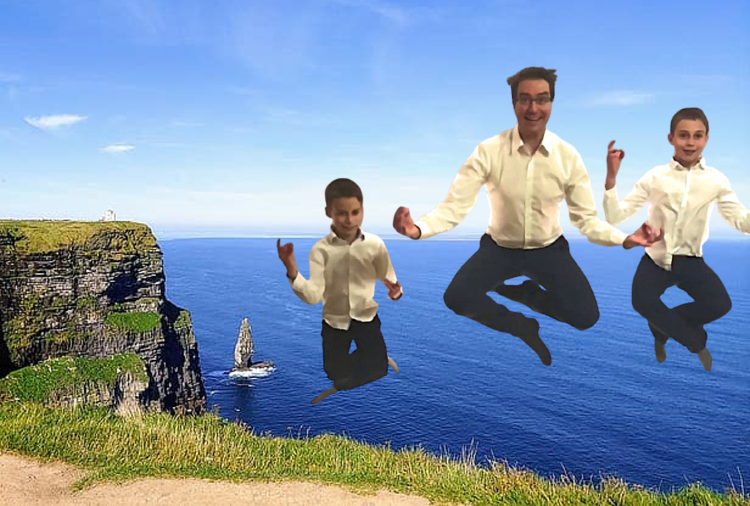
#> input picture docker/pytorch-neural-style-transfer/src/data/content-images/family_jump_08.jpg, 1500 x 1012 px (shown at 1/2 size)
$ python -i origcolor.py   (imports and definitions only)
#> lines starting #> are read from the running program, lines starting #| are printed output that depends on the picture
#!/usr/bin/env python
import numpy as np
import cv2 as cv2

def save_image(path, image):
    cv2.cv2.imwrite(path, image)

def read_image(path):
    img = cv2.cv2.imread(path, cv2.cv2.IMREAD_COLOR)

    return img


def to_original_colors(content_image, output_image):
    h, w, _ = output_image.shape

    content_image = cv2.cv2.resize(content_image, dsize=(int(w), int(h)), interpolation=cv2.cv2.INTER_AREA)

    content_cvt = cv2.cv2.cvtColor(content_image, cv2.cv2.COLOR_BGR2YUV)
    output_cvt = cv2.cv2.cvtColor(output_image, cv2.cv2.COLOR_BGR2YUV)

    c1, _, _ = cv2.cv2.split(output_cvt)
    _, c2, c3 = cv2.cv2.split(content_cvt)
    merged = cv2.cv2.merge((c1, c2, c3))
    dst = cv2.cv2.cvtColor(merged, cv2.cv2.COLOR_YUV2BGR).astype(np.float32)
    # dst = preprocess(dst)

    return dst

>>> import cv2
>>> picture = cv2.imread('data/content-images/family_jump_08.jpg', cv2.IMREAD_GRAYSCALE)
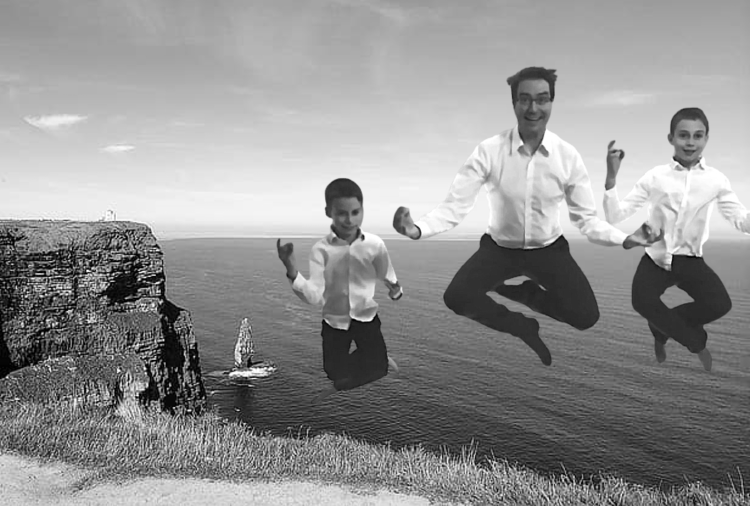
#> picture: shape (1012, 1500) (shown at 1/2 size); min 0, max 255, mean 146.1
>>> result = to_original_colors(picture, 'out.png')
#> (the run stopped early here; a loop or call above may not have finished)
